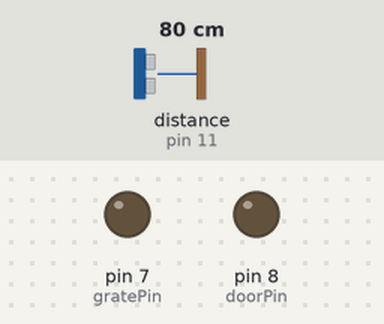
A sketch run on a simulated Arduino Mega 2560, built with avr-gcc and run on an emulated ATmega2560. On the bench: output pins drawn as LEDs (lit = HIGH). Inputs (shaded band) come from the test bench; at power-on: distance to the obstacle (sensor on pin 11) 80 cm. The echo pulse lasts 58.3 µs per cm.

Above: at 1.2 s.
1.3 s: distance to the obstacle (sensor on pin 11) set to 54 cm
2.8 s: distance to the obstacle (sensor on pin 11) set to 45 cm
At 4.2 s:
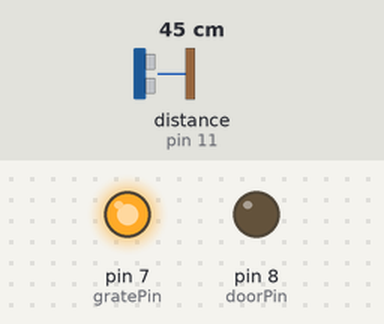
At 36.5 s:
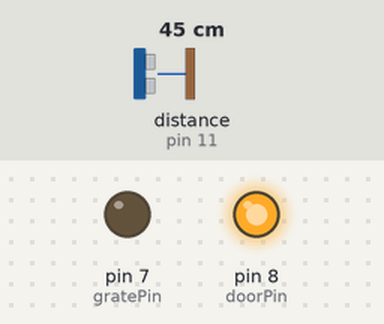
Timing chart, 0 to 37.3 s (numbered marks = the images above; inputs shaded):
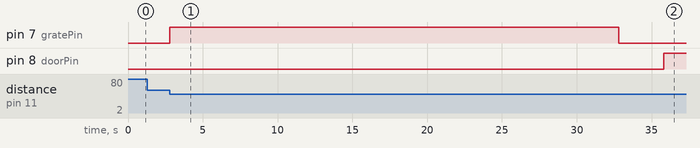

The sketch:

main_door_basic.ino
```cpp
// THE DOOR
// 10/19/16

// open the grate when ultrasonic sensor is triggered
// leave open 30 seconds
// close grate and pause 3 seconds
// open door for 15 seconds
// close door, wait 15 seconds before grate can be triggered again

#include <NewPing.h>

#define TRIGGER_PIN   12 // Arduino pin tied to trigger pin on ping sensor.
#define ECHO_PIN      11 // Arduino pin tied to echo pin on ping sensor.
#define MAX_DISTANCE 200 // Maximum distance we want to ping for (in centimeters). Maximum sensor distance is rated at 400-500cm.

NewPing sonar(TRIGGER_PIN, ECHO_PIN, MAX_DISTANCE); // NewPing setup of pins and maximum distance.

unsigned long pingTimer;
unsigned long grateTimer;
unsigned long gratePauseTimer;
unsigned long doorTimer;
unsigned long doorPauseTimer;

// all times here are in milliseconds //
unsigned int pingSpeed = 50;      // ping frequency. 50ms would be 20 times a second.
const long doorPause = 3000;      // amount of time after grate closing that door pauses before opening
const long doorClose = 18000;     // doorPause - doorClose = amount of time door stays open
const long grateInterval = 30000; // time grate is open
const long gratePause = 15000;    // amount of time after door closing before grate can be triggered again

int distance = 0;
int gratePin = 7;
int doorPin = 8;

bool grateState = false;
bool doorState = false;
bool doorOpen = false;


void setup() {
  // Serial.begin(115200);

  pinMode(gratePin, OUTPUT);
  pinMode(doorPin, OUTPUT);
  digitalWrite(gratePin, LOW);
  digitalWrite(doorPin, LOW);

  pingTimer = millis();
  grateTimer = millis();
  gratePauseTimer = millis();
  doorTimer = millis();
  doorPauseTimer = millis();
}

void loop() {
  if (millis() >= pingTimer) {   // pingSpeed milliseconds since last ping, do another ping.
    pingTimer += pingSpeed;      // Set the next ping time.
    sonar.ping_timer(echoCheck); // Send out the ping, calls "echoCheck" function every 24uS where you can check the ping status.
  }

  if (distance <= 50 && !grateState && !doorState && millis() >= gratePauseTimer) {
    grateTimer = millis() + grateInterval;
    digitalWrite(gratePin, HIGH);
    grateState = true;
    // Serial.println("grate triggered");
  }
  else if (millis() >= grateTimer && grateState) {
    digitalWrite(gratePin, LOW);
    grateState = false;
    doorState = true;
    // Serial.println("grate off/door on");
  }
  else if (doorState) {
    if (millis() >= doorTimer && !doorOpen) {
      // doorTimer = millis() + doorInterval;
      doorPauseTimer = millis() + doorPause;
      doorTimer = millis() + doorClose;
      // Serial.println("door timers set");
    }
    else if (millis() >= doorPauseTimer && !doorOpen) {
      digitalWrite(doorPin, HIGH);
      doorOpen = true;
      // Serial.println("door open");
    }
    else if (millis() >= doorTimer && doorOpen) {
      digitalWrite(doorPin, LOW);
      doorOpen = false;
      doorState = false;
      gratePauseTimer = millis() + gratePause;
      // Serial.println("door closed");
    }
  }

}

void echoCheck() { // Timer2 interrupt calls this function every 24uS where you can check the ping status.
  // Don't do anything here!
  if (sonar.check_timer()) { // This is how you check to see if the ping was received.
    // Here's where you can add code.
    distance = sonar.ping_result / US_ROUNDTRIP_CM;

//    Serial.print("Ping: ");
//    Serial.print(sonar.ping_result / US_ROUNDTRIP_CM); // Ping returned, uS result in ping_result, convert to cm with US_ROUNDTRIP_CM.
//    Serial.println("cm");
  }
  // Don't do anything here!
}
```

Measured:
- the behaviour switches between 50 and 49 cm on distance to the obstacle (sensor on pin 11) (found by bisection; images 0 and 1)
- after the input at 1.3 s, every drawn part: stays the same
- after the input at 2.8 s, pin 7 (gratePin): LOW → HIGH at once, → LOW 30.0 s later; pin 8 (doorPin): LOW → HIGH after 33.0 s
